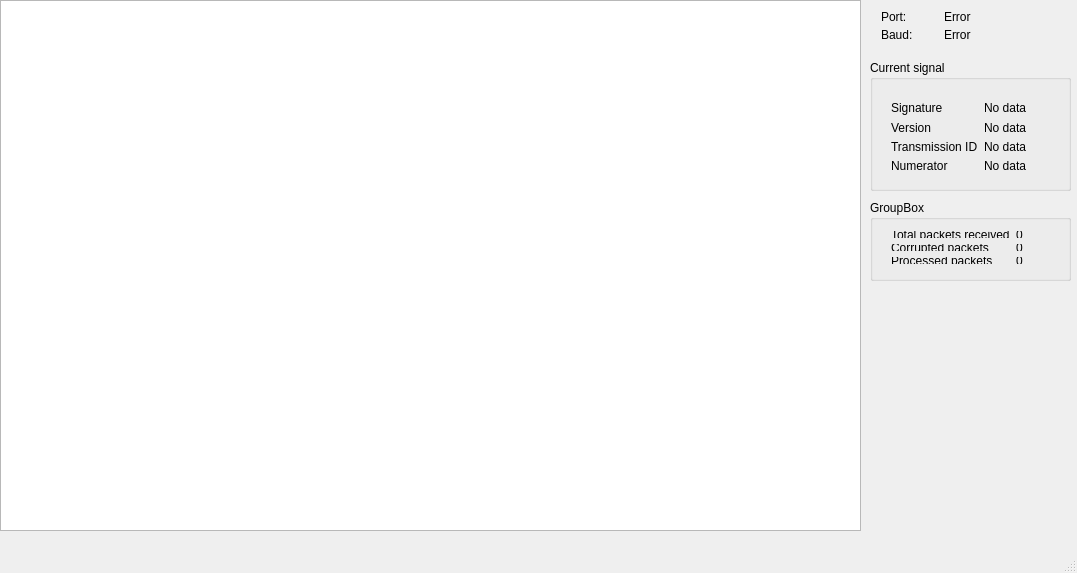
<?xml version="1.0" encoding="UTF-8"?>
<ui version="4.0">
 <class>SerialDataTester</class>
 <widget class="QMainWindow" name="SerialDataTester">
  <property name="geometry">
   <rect>
    <x>0</x>
    <y>0</y>
    <width>1077</width>
    <height>573</height>
   </rect>
  </property>
  <property name="windowTitle">
   <string>SerialDataTester</string>
  </property>
  <widget class="QWidget" name="centralWidget">
   <widget class="QTableWidget" name="signalsTable">
    <property name="geometry">
     <rect>
      <x>0</x>
      <y>0</y>
      <width>861</width>
      <height>531</height>
     </rect>
    </property>
    <property name="sizeAdjustPolicy">
     <enum>QAbstractScrollArea::AdjustToContents</enum>
    </property>
    <property name="rowCount">
     <number>0</number>
    </property>
    <property name="columnCount">
     <number>0</number>
    </property>
   </widget>
   <widget class="QWidget" name="layoutWidget">
    <property name="geometry">
     <rect>
      <x>870</x>
      <y>0</y>
      <width>141</width>
      <height>51</height>
     </rect>
    </property>
    <layout class="QHBoxLayout" name="horizontalLayout">
     <item>
      <layout class="QVBoxLayout" name="verticalLayout">
       <item>
        <widget class="QLabel" name="portLabel">
         <property name="text">
          <string>Port: </string>
         </property>
        </widget>
       </item>
       <item>
        <widget class="QLabel" name="baudLabel">
         <property name="text">
          <string>Baud: </string>
         </property>
        </widget>
       </item>
      </layout>
     </item>
     <item>
      <layout class="QVBoxLayout" name="verticalLayout_2">
       <item>
        <widget class="QLabel" name="portNameLabel">
         <property name="text">
          <string>Error</string>
         </property>
        </widget>
       </item>
       <item>
        <widget class="QLabel" name="baudRateLabel">
         <property name="text">
          <string>Error</string>
         </property>
        </widget>
       </item>
      </layout>
     </item>
    </layout>
   </widget>
   <widget class="QGroupBox" name="currentSignalInfo">
    <property name="geometry">
     <rect>
      <x>870</x>
      <y>60</y>
      <width>201</width>
      <height>131</height>
     </rect>
    </property>
    <property name="title">
     <string>Current signal</string>
    </property>
    <widget class="QWidget" name="layoutWidget">
     <property name="geometry">
      <rect>
       <x>10</x>
       <y>30</y>
       <width>171</width>
       <height>93</height>
      </rect>
     </property>
     <layout class="QHBoxLayout" name="horizontalLayout_2">
      <item>
       <layout class="QVBoxLayout" name="verticalLayout_4">
        <item>
         <widget class="QLabel" name="signatureLabel">
          <property name="text">
           <string>Signature</string>
          </property>
         </widget>
        </item>
        <item>
         <widget class="QLabel" name="versionLabel">
          <property name="text">
           <string>Version</string>
          </property>
         </widget>
        </item>
        <item>
         <widget class="QLabel" name="transmissionLabel">
          <property name="text">
           <string>Transmission ID</string>
          </property>
         </widget>
        </item>
        <item>
         <widget class="QLabel" name="numeratorLabel">
          <property name="text">
           <string>Numerator</string>
          </property>
         </widget>
        </item>
       </layout>
      </item>
      <item>
       <layout class="QVBoxLayout" name="verticalLayout_3">
        <item>
         <widget class="QLabel" name="signature">
          <property name="text">
           <string>No data</string>
          </property>
         </widget>
        </item>
        <item>
         <widget class="QLabel" name="version">
          <property name="text">
           <string>No data</string>
          </property>
         </widget>
        </item>
        <item>
         <widget class="QLabel" name="transmissionId">
          <property name="text">
           <string>No data</string>
          </property>
         </widget>
        </item>
        <item>
         <widget class="QLabel" name="numerator">
          <property name="text">
           <string>No data</string>
          </property>
         </widget>
        </item>
       </layout>
      </item>
     </layout>
    </widget>
   </widget>
   <widget class="QGroupBox" name="groupBox">
    <property name="geometry">
     <rect>
      <x>870</x>
      <y>200</y>
      <width>201</width>
      <height>81</height>
     </rect>
    </property>
    <property name="title">
     <string>GroupBox</string>
    </property>
    <widget class="QWidget" name="layoutWidget">
     <property name="geometry">
      <rect>
       <x>10</x>
       <y>20</y>
       <width>167</width>
       <height>55</height>
      </rect>
     </property>
     <layout class="QHBoxLayout" name="horizontalLayout_3">
      <item>
       <layout class="QVBoxLayout" name="verticalLayout_5">
        <item>
         <widget class="QLabel" name="totalPacketsLabel">
          <property name="text">
           <string>Total packets received</string>
          </property>
         </widget>
        </item>
        <item>
         <widget class="QLabel" name="corruptedPacketsLabel">
          <property name="text">
           <string>Corrupted packets</string>
          </property>
         </widget>
        </item>
        <item>
         <widget class="QLabel" name="processedPacketsLabel">
          <property name="text">
           <string>Processed packets</string>
          </property>
         </widget>
        </item>
       </layout>
      </item>
      <item>
       <layout class="QVBoxLayout" name="verticalLayout_6">
        <item>
         <widget class="QLabel" name="totalPackets">
          <property name="text">
           <string>0</string>
          </property>
         </widget>
        </item>
        <item>
         <widget class="QLabel" name="corruptedPackets">
          <property name="text">
           <string>0</string>
          </property>
         </widget>
        </item>
        <item>
         <widget class="QLabel" name="processedPackets">
          <property name="text">
           <string>0</string>
          </property>
         </widget>
        </item>
       </layout>
      </item>
     </layout>
    </widget>
   </widget>
  </widget>
  <widget class="QMenuBar" name="menuBar">
   <property name="geometry">
    <rect>
     <x>0</x>
     <y>0</y>
     <width>1077</width>
     <height>21</height>
    </rect>
   </property>
  </widget>
  <widget class="QStatusBar" name="statusBar"/>
 </widget>
 <layoutdefault spacing="6" margin="11"/>
 <resources/>
 <connections/>
</ui>
